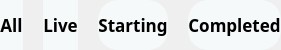
             <widget class="QWidget" name="history_tabs_3" native="true">
              <property name="sizePolicy">
               <sizepolicy hsizetype="Preferred" vsizetype="Preferred">
                <horstretch>0</horstretch>
                <verstretch>0</verstretch>
               </sizepolicy>
              </property>
              <property name="maximumSize">
               <size>
                <width>16777215</width>
                <height>50</height>
               </size>
              </property>
              <property name="styleSheet">
               <string notr="true">QPushButton {
    background-color:#F5F9F9;
	border-radius: 20px;
	border: none;
}

QPushButton::hover{
    background-color: #E8F3F2;
}</string>
              </property>
              <layout class="QHBoxLayout" name="horizontalLayout_6" stretch="0,0,0,0">
               <property name="spacing">
                <number>20</number>
               </property>
               <property name="leftMargin">
                <number>0</number>
               </property>
               <property name="topMargin">
                <number>0</number>
               </property>
               <property name="rightMargin">
                <number>0</number>
               </property>
               <property name="bottomMargin">
                <number>0</number>
               </property>
               <item>
                <widget class="QPushButton" name="collection_page_all_button">
                 <property name="sizePolicy">
                  <sizepolicy hsizetype="Minimum" vsizetype="Minimum">
                   <horstretch>0</horstretch>
                   <verstretch>0</verstretch>
                  </sizepolicy>
                 </property>
                 <property name="font">
                  <font>
                   <family>Manrope</family>
                   <pointsize>13</pointsize>
                   <weight>75</weight>
                   <bold>true</bold>
                  </font>
                 </property>
                 <property name="text">
                  <string>All</string>
                 </property>
                </widget>
               </item>
               <item>
                <widget class="QPushButton" name="collection_page_live_button">
                 <property name="sizePolicy">
                  <sizepolicy hsizetype="Minimum" vsizetype="Minimum">
                   <horstretch>0</horstretch>
                   <verstretch>0</verstretch>
                  </sizepolicy>
                 </property>
                 <property name="font">
                  <font>
                   <family>Manrope</family>
                   <pointsize>13</pointsize>
                   <weight>75</weight>
                   <bold>true</bold>
                  </font>
                 </property>
                 <property name="text">
                  <string>Live</string>
                 </property>
                </widget>
               </item>
               <item>
                <widget class="QPushButton" name="collection_page_starting_button">
                 <property name="sizePolicy">
                  <sizepolicy hsizetype="Minimum" vsizetype="Minimum">
                   <horstretch>0</horstretch>
                   <verstretch>0</verstretch>
                  </sizepolicy>
                 </property>
                 <property name="font">
                  <font>
                   <family>Manrope</family>
                   <pointsize>13</pointsize>
                   <weight>75</weight>
                   <bold>true</bold>
                  </font>
                 </property>
                 <property name="text">
                  <string>Starting</string>
                 </property>
                </widget>
               </item>
               <item>
                <widget class="QPushButton" name="collection_page_completed_button">
                 <property name="sizePolicy">
                  <sizepolicy hsizetype="Minimum" vsizetype="Minimum">
                   <horstretch>0</horstretch>
                   <verstretch>0</verstretch>
                  </sizepolicy>
                 </property>
                 <property name="font">
                  <font>
                   <family>Manrope</family>
                   <pointsize>13</pointsize>
                   <weight>75</weight>
                   <bold>true</bold>
                  </font>
                 </property>
                 <property name="text">
                  <string>Completed</string>
                 </property>
                </widget>
               </item>
              </layout>
             </widget>
